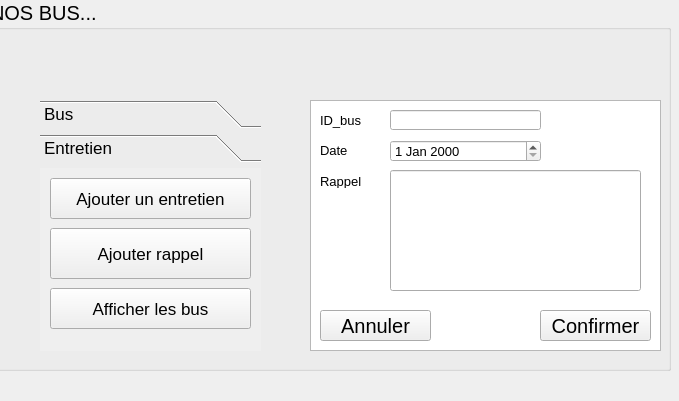
<?xml version="1.0" encoding="UTF-8"?>
<ui version="4.0">
 <class>ajoutrappel</class>
 <widget class="QDialog" name="ajoutrappel">
  <property name="geometry">
   <rect>
    <x>0</x>
    <y>0</y>
    <width>679</width>
    <height>401</height>
   </rect>
  </property>
  <property name="windowTitle">
   <string>Dialog</string>
  </property>
  <widget class="QLabel" name="label">
   <property name="geometry">
    <rect>
     <x>-310</x>
     <y>-70</y>
     <width>991</width>
     <height>511</height>
    </rect>
   </property>
   <property name="text">
    <string/>
   </property>
   <property name="pixmap">
    <pixmap>../../2019-URBAN-Iveco-Crealis-18-m-In-Motion-Charging.png</pixmap>
   </property>
  </widget>
  <widget class="QGroupBox" name="groupBox">
   <property name="geometry">
    <rect>
     <x>-10</x>
     <y>0</y>
     <width>681</width>
     <height>371</height>
    </rect>
   </property>
   <property name="font">
    <font>
     <pointsize>15</pointsize>
    </font>
   </property>
   <property name="title">
    <string>NOS BUS...</string>
   </property>
   <widget class="QToolBox" name="toolBox">
    <property name="geometry">
     <rect>
      <x>50</x>
      <y>100</y>
      <width>221</width>
      <height>251</height>
     </rect>
    </property>
    <property name="font">
     <font>
      <pointsize>13</pointsize>
     </font>
    </property>
    <property name="currentIndex">
     <number>1</number>
    </property>
    <widget class="QWidget" name="Bus">
     <property name="geometry">
      <rect>
       <x>0</x>
       <y>0</y>
       <width>221</width>
       <height>181</height>
      </rect>
     </property>
     <attribute name="label">
      <string>Bus</string>
     </attribute>
     <widget class="QPushButton" name="pushButton">
      <property name="geometry">
       <rect>
        <x>10</x>
        <y>10</y>
        <width>201</width>
        <height>41</height>
       </rect>
      </property>
      <property name="text">
       <string>Ajouter bus</string>
      </property>
     </widget>
     <widget class="QPushButton" name="pushButton_2">
      <property name="geometry">
       <rect>
        <x>10</x>
        <y>60</y>
        <width>201</width>
        <height>51</height>
       </rect>
      </property>
      <property name="text">
       <string>Mettre bus hors service</string>
      </property>
     </widget>
     <widget class="QPushButton" name="pushButton_3">
      <property name="geometry">
       <rect>
        <x>10</x>
        <y>120</y>
        <width>201</width>
        <height>41</height>
       </rect>
      </property>
      <property name="text">
       <string>Afficher les bus</string>
      </property>
     </widget>
    </widget>
    <widget class="QWidget" name="Entretien">
     <property name="geometry">
      <rect>
       <x>0</x>
       <y>0</y>
       <width>221</width>
       <height>181</height>
      </rect>
     </property>
     <attribute name="label">
      <string>Entretien</string>
     </attribute>
     <widget class="QPushButton" name="pushButton_7">
      <property name="geometry">
       <rect>
        <x>10</x>
        <y>60</y>
        <width>201</width>
        <height>51</height>
       </rect>
      </property>
      <property name="text">
       <string>Ajouter rappel</string>
      </property>
     </widget>
     <widget class="QPushButton" name="pushButton_8">
      <property name="geometry">
       <rect>
        <x>10</x>
        <y>120</y>
        <width>201</width>
        <height>41</height>
       </rect>
      </property>
      <property name="text">
       <string>Afficher les bus</string>
      </property>
     </widget>
     <widget class="QPushButton" name="pushButton_9">
      <property name="geometry">
       <rect>
        <x>10</x>
        <y>10</y>
        <width>201</width>
        <height>41</height>
       </rect>
      </property>
      <property name="text">
       <string>Ajouter un entretien</string>
      </property>
     </widget>
    </widget>
   </widget>
   <widget class="QTextBrowser" name="textBrowser">
    <property name="geometry">
     <rect>
      <x>320</x>
      <y>100</y>
      <width>351</width>
      <height>251</height>
     </rect>
    </property>
    <property name="font">
     <font>
      <pointsize>10</pointsize>
     </font>
    </property>
   </widget>
   <widget class="QPushButton" name="pushButton_4">
    <property name="geometry">
     <rect>
      <x>330</x>
      <y>310</y>
      <width>111</width>
      <height>31</height>
     </rect>
    </property>
    <property name="text">
     <string>Annuler</string>
    </property>
   </widget>
   <widget class="QPushButton" name="pushButton_5">
    <property name="geometry">
     <rect>
      <x>550</x>
      <y>310</y>
      <width>111</width>
      <height>31</height>
     </rect>
    </property>
    <property name="text">
     <string>Confirmer</string>
    </property>
   </widget>
   <widget class="QLineEdit" name="lineEdit">
    <property name="geometry">
     <rect>
      <x>400</x>
      <y>110</y>
      <width>151</width>
      <height>20</height>
     </rect>
    </property>
    <property name="font">
     <font>
      <pointsize>10</pointsize>
     </font>
    </property>
   </widget>
   <widget class="QLabel" name="label_2">
    <property name="geometry">
     <rect>
      <x>330</x>
      <y>110</y>
      <width>101</width>
      <height>21</height>
     </rect>
    </property>
    <property name="font">
     <font>
      <pointsize>10</pointsize>
     </font>
    </property>
    <property name="text">
     <string>ID_bus</string>
    </property>
   </widget>
   <widget class="QLabel" name="label_3">
    <property name="geometry">
     <rect>
      <x>330</x>
      <y>140</y>
      <width>61</width>
      <height>20</height>
     </rect>
    </property>
    <property name="font">
     <font>
      <pointsize>10</pointsize>
     </font>
    </property>
    <property name="text">
     <string/>
    </property>
   </widget>
   <widget class="QLabel" name="label_4">
    <property name="geometry">
     <rect>
      <x>330</x>
      <y>140</y>
      <width>71</width>
      <height>21</height>
     </rect>
    </property>
    <property name="font">
     <font>
      <pointsize>10</pointsize>
     </font>
    </property>
    <property name="text">
     <string>Date </string>
    </property>
   </widget>
   <widget class="QDateEdit" name="dateEdit">
    <property name="geometry">
     <rect>
      <x>400</x>
      <y>140</y>
      <width>151</width>
      <height>22</height>
     </rect>
    </property>
    <property name="font">
     <font>
      <pointsize>10</pointsize>
     </font>
    </property>
   </widget>
   <widget class="QLineEdit" name="lineEdit_5">
    <property name="geometry">
     <rect>
      <x>400</x>
      <y>170</y>
      <width>251</width>
      <height>121</height>
     </rect>
    </property>
   </widget>
   <widget class="QLabel" name="label_7">
    <property name="geometry">
     <rect>
      <x>330</x>
      <y>175</y>
      <width>47</width>
      <height>13</height>
     </rect>
    </property>
    <property name="font">
     <font>
      <pointsize>10</pointsize>
     </font>
    </property>
    <property name="text">
     <string>Rappel</string>
    </property>
   </widget>
  </widget>
 </widget>
 <resources/>
 <connections>
  <connection>
   <sender>pushButton_4</sender>
   <signal>clicked()</signal>
   <receiver>ajoutrappel</receiver>
   <slot>reject()</slot>
   <hints>
    <hint type="sourcelabel">
     <x>403</x>
     <y>328</y>
    </hint>
    <hint type="destinationlabel">
     <x>691</x>
     <y>225</y>
    </hint>
   </hints>
  </connection>
  <connection>
   <sender>pushButton_5</sender>
   <signal>clicked()</signal>
   <receiver>ajoutrappel</receiver>
   <slot>reject()</slot>
   <hints>
    <hint type="sourcelabel">
     <x>616</x>
     <y>330</y>
    </hint>
    <hint type="destinationlabel">
     <x>751</x>
     <y>328</y>
    </hint>
   </hints>
  </connection>
 </connections>
</ui>
